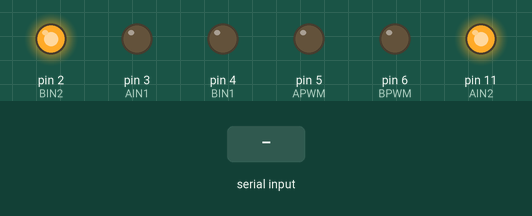
The sketch below on a simulated Arduino Uno, built with avr-gcc and run on an emulated ATmega328P. Parts: output pins drawn as LEDs (lit = HIGH). The inputs (shaded band) are chosen by the test bench. What the sketch prints to the serial monitor is not drawn.

Above: at 1.2 s.
1.3 s: "}" received over Serial
Timing chart, 0 to 4.3 s (numbered marks = the images above; inputs shaded):
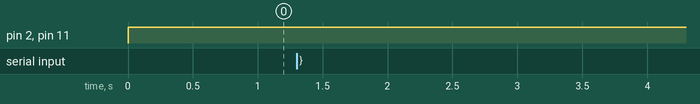

Measured:
- after the input at 1.3 s, every drawn part: stays the same

The sketch:

ArduinoBluetoothTankControl.ino
```cpp
#include <ArduinoJson.h>

#define AIN1 3
#define AIN2 11
#define APWM 5

#define BIN1 4
#define BIN2 2
#define BPWM 6

float accel = 0.1;
float leftSpeed = 0;
float rightSpeed = 0;
int leftTargetSpeed = 0;
int rightTargetSpeed = 0;

//Parsing variables
String serialString = "";

int timer = 10000;

void setup() {
  Serial.begin(9600);

  pinMode(AIN1, OUTPUT);
  pinMode(AIN2, OUTPUT);
  pinMode(APWM, OUTPUT);

  pinMode(BIN1, OUTPUT);
  pinMode(BIN2, OUTPUT);
  pinMode(BPWM, OUTPUT);
}

void loop() {

  char c = ' ';
  if(Serial.available() > 0) {
    //Get the JSON string via serial
    c = Serial.read();
    serialString += c;
    timer = 10000;
  }

  if(c == '}'){
    //JSON input format: { "L":255, "R":-255 }
    StaticJsonBuffer<100> jsonBufferIn;
    JsonObject& jsonIn = jsonBufferIn.parseObject(serialString);

    Serial.println(serialString);
    serialString = "";

    //Set the servos target speed
    leftTargetSpeed = constrain((jsonIn.containsKey("L") ? jsonIn["L"] : 0),-255,255);
    rightTargetSpeed = constrain((jsonIn.containsKey("R") ? jsonIn["R"] : 0),-255,255);
  }

  if(timer > 0) { timer--; }
  if(timer == 0) {
    leftTargetSpeed = 0;
    rightTargetSpeed = 0;
  }

  //Accelerate servos to target speed
  if(leftSpeed > leftTargetSpeed) {leftSpeed -= accel;}
  if(leftSpeed < leftTargetSpeed) {leftSpeed += accel;}
  digitalWrite(AIN1, (leftSpeed < 0) ? HIGH : LOW);
  digitalWrite(AIN2, (leftSpeed < 0) ? LOW : HIGH);
  analogWrite(APWM, abs(leftSpeed));

  if(rightSpeed > rightTargetSpeed) {rightSpeed -= accel;}
  if(rightSpeed < rightTargetSpeed) {rightSpeed += accel;}
  digitalWrite(BIN1, (rightSpeed < 0) ? HIGH : LOW);
  digitalWrite(BIN2, (rightSpeed < 0) ? LOW : HIGH);
  analogWrite(BPWM, abs(rightSpeed));

}
```
